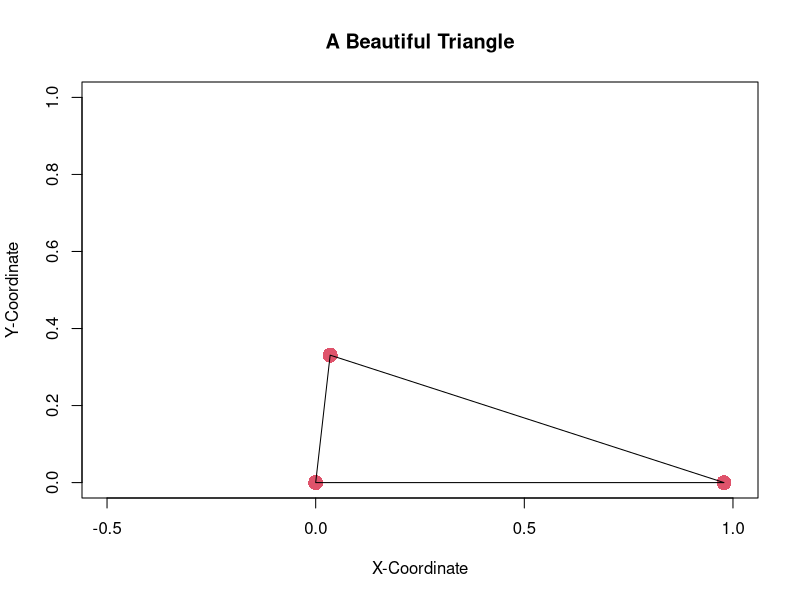
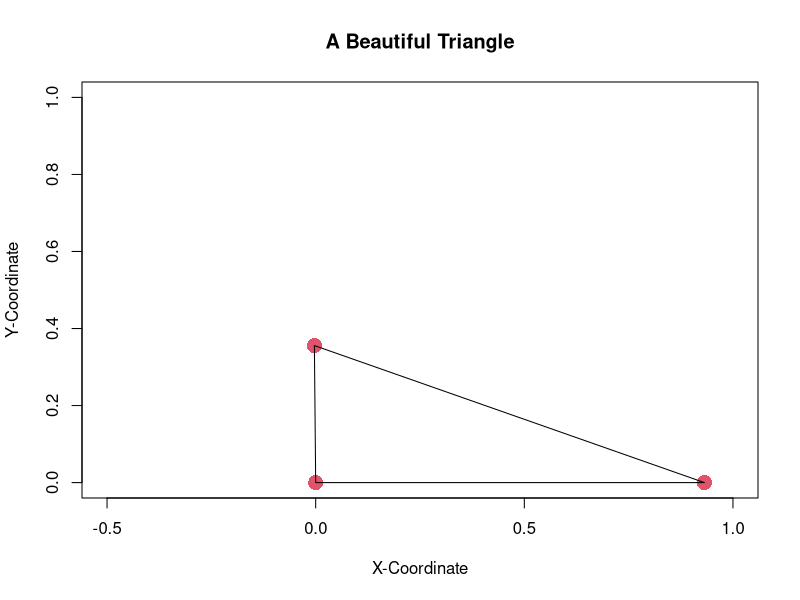
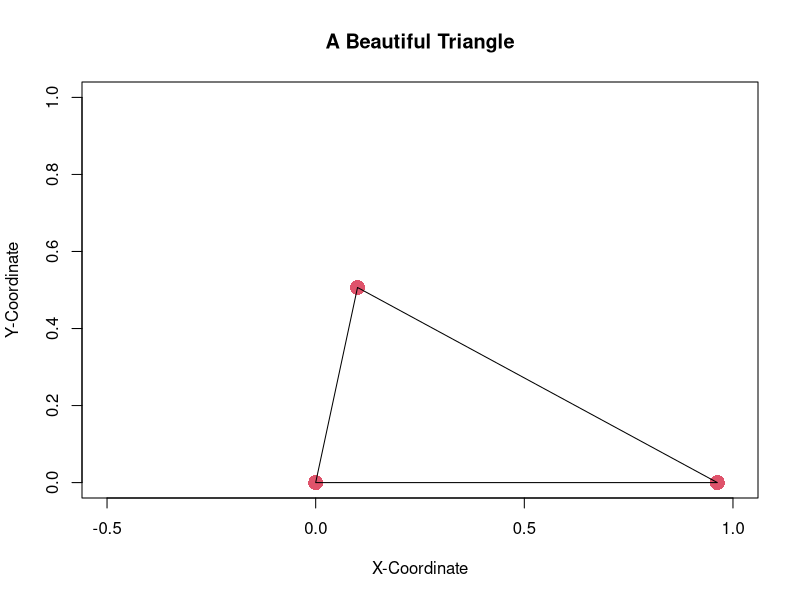
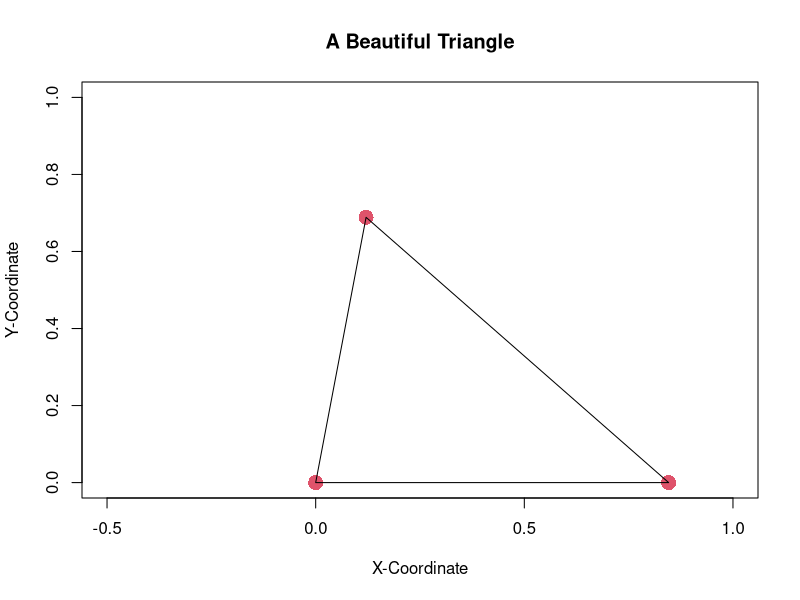
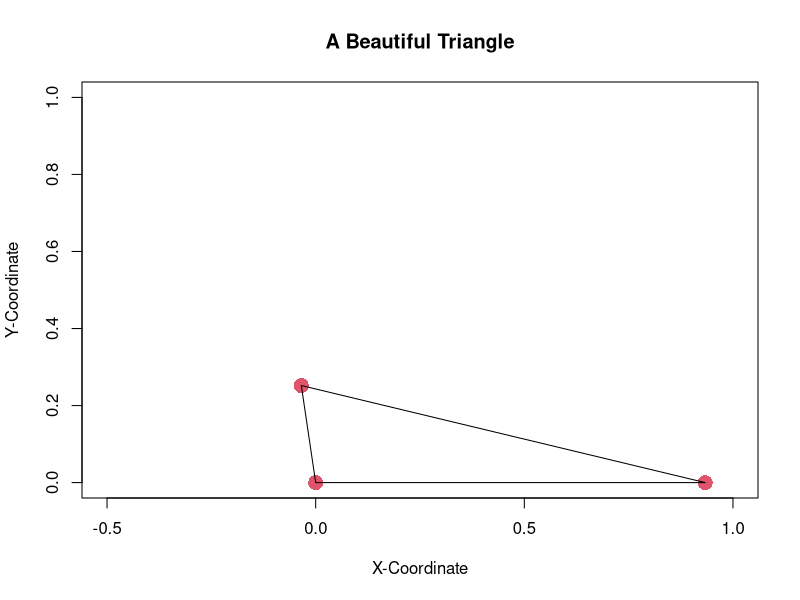
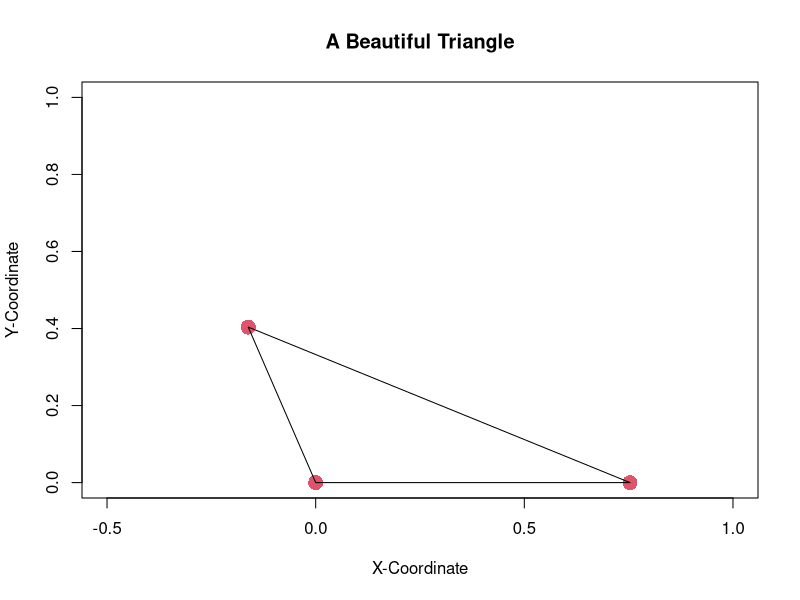
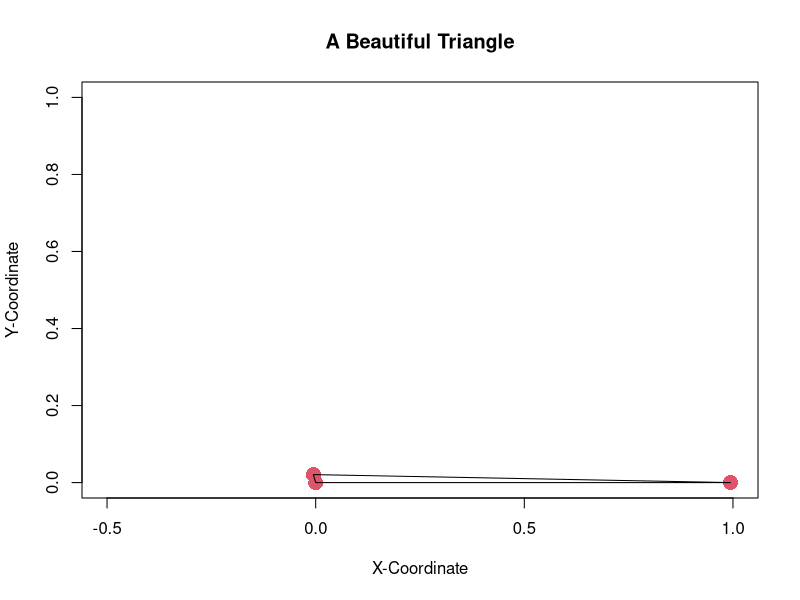
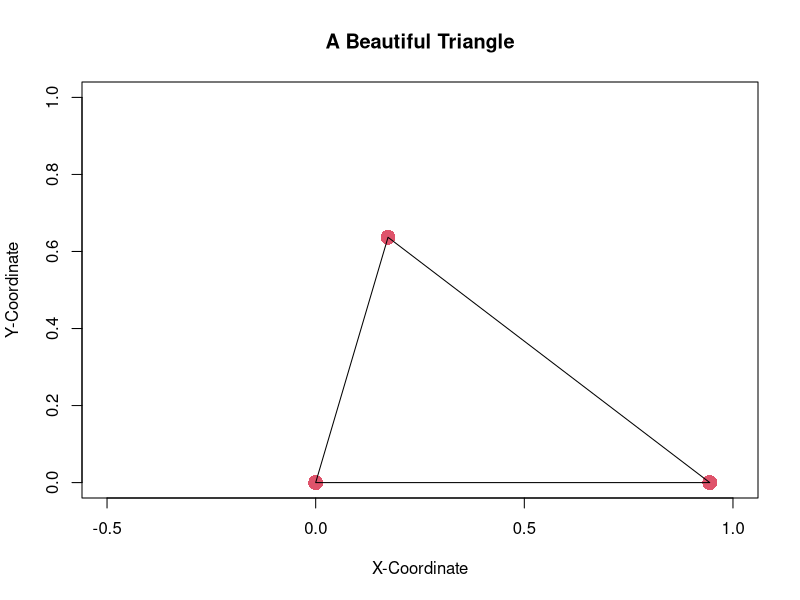

R code for these plots, in order:
# Plots a randomly generated triangle.
give_me_a_triangle <- function(){
  angles <- sort(runif(3), decreasing = TRUE)
  angles <- angles*(pi/sum(angles))
  sines <- sin(angles)
  sides <- c(1, sines[2]/sines[1], sines[3]/sines[1])

  x <- c(0, sides[3]*cos(angles[1]), sides[3]*cos(angles[1]) + sides[1]*cos(-pi + angles[1] + angles[2]),
         sides[3]*cos(angles[1]) + sides[1]*cos(-pi + angles[1] + angles[2]) - sides[2]*cos(-pi + angles[1] + angles[2] + angles[3]) )
  y <- c(0, sides[3]*sin(angles[1]), sides[3]*sin(angles[1]) + sides[1]*sin(-pi + angles[1] + angles[2]),
         sides[3]*sin(angles[1]) + sides[1]*sin(-pi + angles[1] + angles[2]) + sides[2]*sin(-pi + angles[1] + angles[2] + angles[3]) )

  plot(x, y, main = "A Beautiful Triangle", col = 2, cex = 2, pch = 16,
       xlab = "X-Coordinate", ylab = "Y-Coordinate",
       xlim = c(-0.5, 1), ylim = c(0, 1))
  lines(x, y)
  cat("Obtusest angle measures", angles[1]*180/pi, "degrees.")
}

give_me_a_triangle()


##########


# Generates a gif with 10 triangle plots
library(magick)
dir.create(paste(getwd(), "/triangles", sep = ""))

for (i in 0:9){
  pathstr <- paste(getwd(), "/triangles/triangle", toString(i), ".png", sep = "")
  png(pathstr, width = 600)
  give_me_a_triangle()
  dev.off()
}

imgs <- list.files(paste(getwd(), "/triangles", sep = ""), full.names = TRUE)
img_list <- lapply(imgs, image_read)
img_joined <- image_join(img_list)
img_animated <- image_animate(img_joined, fps = 2)
image_write(image = img_animated,
            path = paste(getwd(), "/triangles/trianglesgif.gif", sep = ""))
